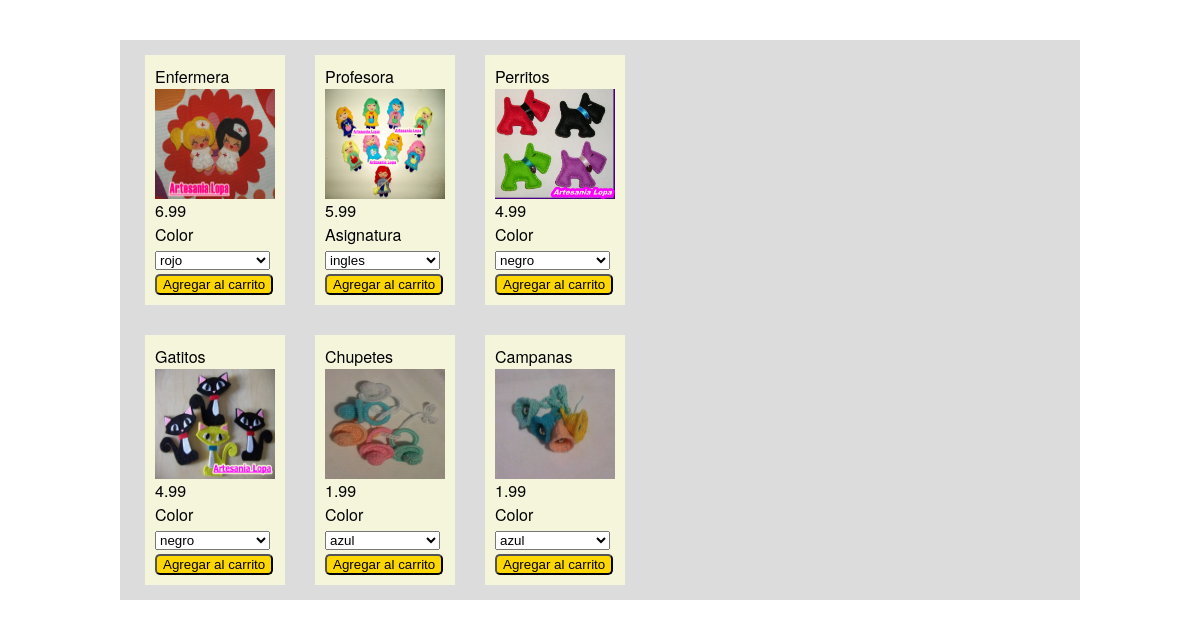
The page /index.php/catalogo on the database its author committed.
### tables this page shows
CREATE TABLE `productos` (
  `id` int(11) NOT NULL,
  `nombre` varchar(150) NOT NULL,
  `precio` decimal(10,2) NOT NULL,
  `imagen` varchar(255) NOT NULL,
  `opcion` varchar(200) NOT NULL,
  `opciones` varchar(255) NOT NULL
);

### application/controllers/catalogo.php (called while the page is built, shortened)
<?php
class Catalogo extends CI_Controller
{
    function __construct() {
        $this->load->model('catalogo_model');
    }
    function index()
    {
        $data['title'] = 'Catálogo';
        $pages = 6;
        $this->load->library('pagination');
        $config['per_page'] = $pages;
        $data["productos"] = $this->catalogo_model->total_productos_paginados($config['per_page'], $this->uri->segment(3));
        $this->load->view('catalogo_view', $data);
    }
}

### index.php (called while the page is built, shortened)
<?php
require_once BASEPATH.'core/CodeIgniter.php';

### application/models/catalogo_model.php (called while the page is built, shortened)
<?php
class Catalogo_model extends CI_Model {
    function total_productos_paginados($por_pagina, $segmento) {
        $consulta = $this->db->get('productos', $por_pagina, $segmento);
        if ($consulta->num_rows() > 0) {
            foreach ($consulta->result() as $fila) {
                $data[] = $fila;
            }
            return $data;
        }
    }
}

### application/views/catalogo_view.php (the view, shortened to what this page needs)
<?php $this->load->view('partes/head');   ?>
        <div class="container_12" id="contenedor">
            <ul class="grid_7" id="subcontenedor">
                <?php
                foreach ($productos as $producto) {
                    ?>
                    <li id="individual">
                        <?php
                        if ($producto->opciones) {
                            $producto->opciones = explode(',', $producto->opciones);
                        }
                        ?>
                        <?= form_open(base_url('catalogo/agregarProducto')) ?>
                        <div id="nombre">
                            <?= ucfirst($producto->nombre) ?>
                        </div>
                        <div id="imagen">
                            <img src="<?= base_url('asset/imagenes/'.$producto->imagen) ?>" width="120" height="110" />
                        </div>
                        <div id="precio">
                            <?= $producto->precio ?>
                        </div>
                        <div id="opciones">
                            <?php
                            if ($producto->opcion) {
                                echo form_label(ucfirst($producto->opcion), 'opcion_' . $producto->id);
                                echo form_dropdown(
                                        $producto->opcion, $producto->opciones, NULL, 'id="opcion_' . $producto->id . '"'
                                );
                            }
                            ?>
                        </div>
                        <?= form_submit('action', 'Agregar al carrito') ?>
                        <?= form_close() ?>
                        <?php
                    }
                    ?>
                </li>
            </ul>
        </div>
        <?php $this->load->view('partes/footer');   ?>

### application/views/partes/head.php (shortened to what this page needs)
<!DOCTYPE html>
<html lang="es">
    <head>
        <link rel="stylesheet" type="text/css" href="<?= base_url('asset/css/estilos.css') ?>" media="screen" />
        <link rel="stylesheet" type="text/css" href="<?= base_url('asset/css/960.css') ?>" media="screen" />
        <link rel="stylesheet" type="text/css" href="<?= base_url('asset/css/text.css') ?>" media="screen" />
        <link rel="stylesheet" type="text/css" href="<?= base_url('asset/css/reset.css') ?>" media="screen" />
    </head>
    <body>

### application/views/partes/footer.php
        </body>
</html>

### asset/css/estilos.css (style rules this page uses)
#contenedor { min-height: 500px; background-color: gainsboro; margin-top: 40px; margin-bottom: 30px; }
#individual { float: left; margin: 15px; background-color: beige; padding: 10px; }
select { width: 115px; }
label { display: block; }
#subcontenedor input[type=submit] { background-color: gold; border-radius: 5px; }

### asset/css/960.css (style rules this page uses)
body { min-width: 960px; }
.container_12, .container_16 { margin-left: auto; margin-right: auto; width: 960px; }
.grid_1, .grid_2, .grid_3, .grid_4, .grid_5, .grid_6, .grid_7, .grid_8, .grid_9, .grid_10, .grid_11, .grid_12, .grid_13, .grid_14, .grid_15, .grid_16 { display: inline; float: left; margin-left: 10px; margin-right: 10px; }
.container_12 .grid_7 { width: 540px; }
.clearfix:before, .clearfix:after, .container_12:before, .container_12:after, .container_16:before, .container_16:after { content: '.'; display: block; overflow: hidden; visibility: hidden; font-size: 0; line-height: 0; width: 0; height: 0; }
.clearfix:after, .container_12:after, .container_16:after { clear: both; }
.clearfix, .container_12, .container_16 { zoom: 1; }

### asset/css/text.css (style rules this page uses)
body { font: 13px/1.5 'Helvetica Neue', Arial, 'Liberation Sans', FreeSans, sans-serif; }
ul { list-style: disc; }
li { margin-left: 30px; }
p, dl, hr, h1, h2, h3, h4, h5, h6, ol, ul, pre, table, address, fieldset, figure { margin-bottom: 20px; }

### rows shown on the page
productos: nombre "Enfermera", imagen (picture), precio "6.99", opcion+id "Color"
productos: nombre "Profesora", imagen (picture), precio "5.99", opcion+id "Asignatura"
productos: nombre "Perritos", imagen (picture), precio "4.99", opcion+id "Color"
productos: nombre "Gatitos", imagen (picture), precio "4.99", opcion+id "Color"
productos: nombre "Chupetes", imagen (picture), precio "1.99", opcion+id "Color"
productos: nombre "Campanas", imagen (picture), precio "1.99", opcion+id "Color"
